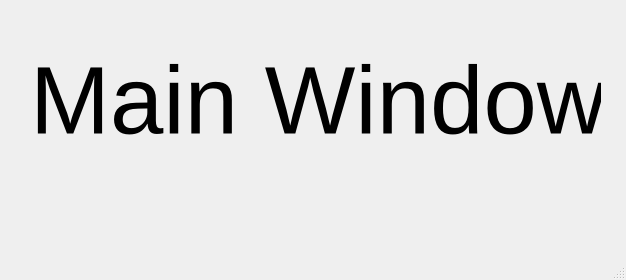
<?xml version="1.0" encoding="UTF-8"?>
<ui version="4.0">
 <class>MainMenu</class>
 <widget class="QMainWindow" name="MainMenu">
  <property name="geometry">
   <rect>
    <x>0</x>
    <y>0</y>
    <width>626</width>
    <height>280</height>
   </rect>
  </property>
  <property name="windowTitle">
   <string>Main Menu</string>
  </property>
  <widget class="QWidget" name="centralwidget">
   <widget class="QLabel" name="label">
    <property name="geometry">
     <rect>
      <x>30</x>
      <y>10</y>
      <width>571</width>
      <height>181</height>
     </rect>
    </property>
    <property name="font">
     <font>
      <pointsize>72</pointsize>
     </font>
    </property>
    <property name="text">
     <string>Main Window</string>
    </property>
   </widget>
  </widget>
  <widget class="QMenuBar" name="menubar">
   <property name="geometry">
    <rect>
     <x>0</x>
     <y>0</y>
     <width>626</width>
     <height>21</height>
    </rect>
   </property>
  </widget>
  <widget class="QStatusBar" name="statusbar"/>
 </widget>
 <resources/>
 <connections/>
</ui>
